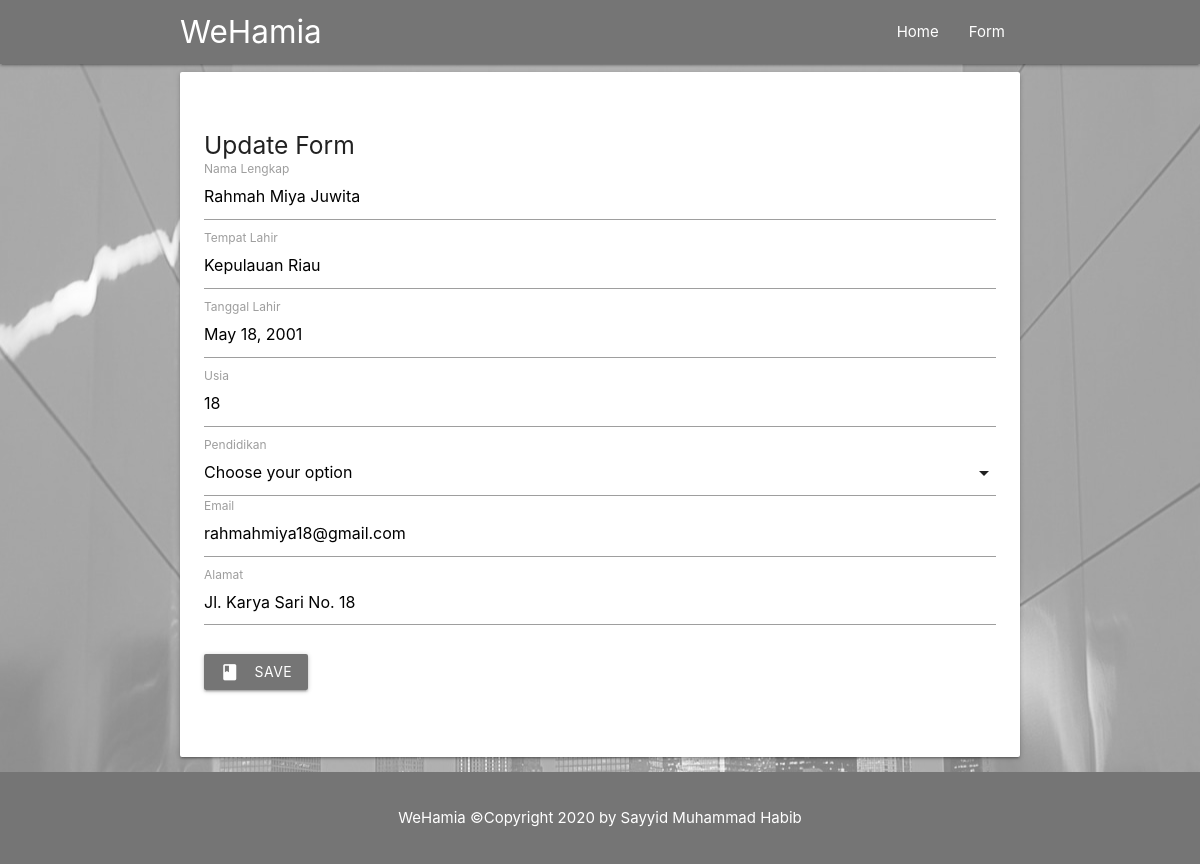
The app's page /crud/form-update.php?id=14 (signed in) with its own data.
### tables this page shows
CREATE TABLE `person` (
  `id` int(11) NOT NULL AUTO_INCREMENT,
  `name` varchar(50) NOT NULL,
  `tempat_lahir` varchar(50) NOT NULL,
  `tanggal_lahir` varchar(50) NOT NULL,
  `usia` varchar(5) NOT NULL,
  `pendidikan` varchar(50) NOT NULL,
  `email` varchar(50) NOT NULL,
  `alamat` text NOT NULL,
  PRIMARY KEY (`id`)
);

### crud/form-update.php (the view, shortened to what this page needs)
<?php
include "database.php";
$query = "SELECT *FROM person WHERE id = '$_GET[id]'";
$data = $con -> prepare($query);
$data -> execute();
$person = $data -> fetch(PDO :: FETCH_OBJ);
?>
<!DOCTYPE html>
  <html>
    <head>
      <link type="text/css" rel="stylesheet" href="css/materialize.min.css"  media="screen,projection"/>
      <link rel="stylesheet" type="text/css" href="css/style.css">
    </head>
    <body>
    <div class="navbar-fixed">
        <nav class="#757575 grey darken-1">
          <div class="container">
            <div class="nav-wrapper">
              <a href="index.php" class="brand-logo">WeHamia</a>
              <ul class="right hide-on-med-and-down">
                <li><a href="index.php" class="active">Home</a></li>
                <li><a href="form.php" class="active">Form</a></li>
              </ul>
            </div>
          </div>
        </nav>
      </div>
        <div class="parallax-container">
          <div class="parallax"><img src="img/jonatha.jpg"></div>
            <div class="container">
              <div class="card-panel">
                    <form method="POST" action="update.php">
                            <h5>Update Form</h5>
                            <div class="input-field">
                            <input type="text" name="name" id="name" required class="validate" value="<?php echo $person -> name ?>">
                            <label for="name"">Nama Lengkap</label>
                            </div>
                            <div class="input-field">
                            <input type="text" name="tempat_lahir" id="tempat_lahir" required class="validate" value="<?php echo $person -> tempat_lahir ?>">
                            <label for="tempat_lahir">Tempat Lahir</label>
                            </div>
                            <div class="input-field">
                            <input type="text" class="datepicker" name="tanggal_lahir" id="tanggal_lahir" required class="validate" value="<?php echo $person -> tanggal_lahir ?>">
                            <label for="tanggal_lahir">Tanggal Lahir</label>
                            </div>
                            <div class="input-field">
                            <input type="text" name="usia" id="usia" required class="validate" value="<?php echo $person -> usia ?>">
                            <label for="usia">Usia</label>
                            </div>
                            <div class="input-field">
                              <label for="pendidikan">Pendidikan</label>
                            </div>
                            <div class="input-field">
                            <input type="text" name="email" id="email" required class="validate" value="<?php echo $person -> email ?>">
                            <label for="email">Email</label>
                            </div>
                            <div class="input-field">
                            <textarea name="alamat" id="alamat" class="materialize-textarea"><?php echo $person -> alamat ?></textarea>
                            <label for="alamat">Alamat</label>
                            </div>
                            <button type="submit" class="btn grey darken-1"><i class="material-icons left">book</i>Save</button>
                    </form>
                  <br>
              </div>
            </div>
        </div>
      <footer class="grey darken-1 center white-text">
        <p>
            WeHamia &copy;Copyright 2020 by <a href="https://instagram.com/sayyidmhabib/" class="active white-text">Sayyid Muhammad Habib</a>
        </p>
      </footer>
    </body>
  </html>

### crud/css/style.css (style rules this page uses)
.parallax-container { height: 50%; }
section, form, footer { padding: 20px 0; }

### records on screen
person: name "Rahmah Miya Juwita", tempat_lahir "Kepulauan Riau", tanggal_lahir "May 18, 2001", usia "18", email "rahmahmiya18@gmail.com", alamat "Jl. Karya Sari No. 18"
